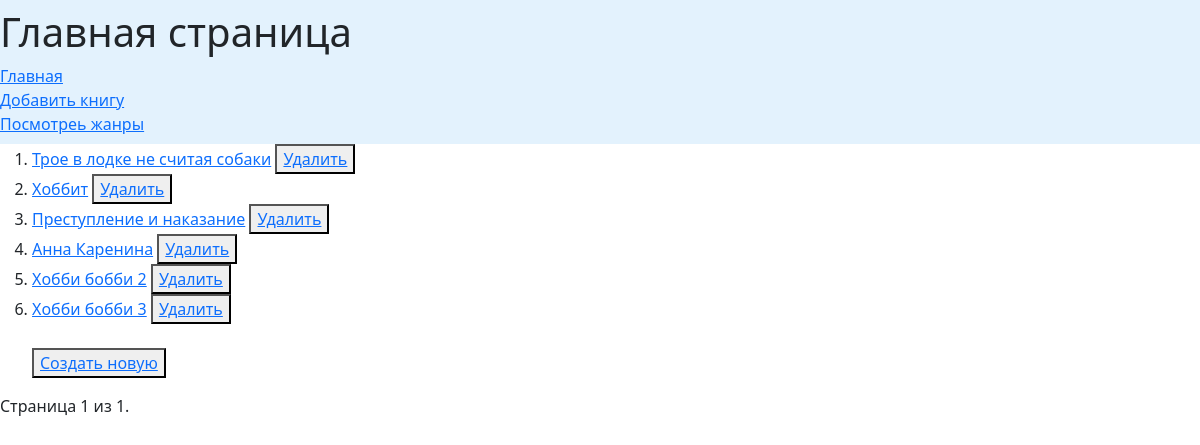
The page / on the database its author committed.
### books/models.py (models this page shows, shortened)
class Book(models.Model):
    name = models.CharField(
        'Название книги', max_length=150, default='', null=True)
    slug = models.CharField('slug', max_length=150, default="", blank=True)
    is_published = models.BooleanField('Опубликовано', default=False)
    pub_date = models.DateTimeField('Дата заполнения', default=timezone.now,
                                    blank=True)
    genre = models.ForeignKey(
        'Genre', on_delete=models.CASCADE, default='Без категории', verbose_name="Жанры")
    class Meta:
        verbose_name = 'Книга'
        verbose_name_plural = 'Книги'

### books/views.py (the view)
# urls.py: path('', ListBooks.as_view(), name='book_all'),
class ListBooks(DataMixin, ListView):
    model = Book
    template_name = "pages/book_all.html"
    paginate_by = 10
    fields = '__all__'
    context_object_name = "books"
    def get_context_data(self, *, object_list=None, **kwargs):
        context = super().get_context_data(**kwargs)
        c_def = self.get_user_context(title="Главная страница")
        return dict(list(context.items()) + list(c_def.items()))
    def get_queryset(self):
        return Book.objects.filter(is_published=True)

### books/utils.py (called while the page is built)
    def get_user_context(self, **kwargs):
        user_menu = menu.copy()
        if not self.request.user.is_authenticated:
            user_menu.pop(3)
        context = kwargs
        genre = Genre.objects.all()
        context['menu'] = user_menu
        context['genre'] = genre
        return context

### templates/pages/book_all.html (shortened to what this page needs)
{% extends 'base.html' %}
{% block content %}
        <ol>
        {% for book in books %}
            <li>
                <a href="{% url 'books:book_update' book.pk %}">{{ book.name }}</a>
                <button type="button">
                    <a href="{% url 'books:book_delete' book.pk %}">Удалить</a>
                </button>
            </li>
        {% endfor %}
        <br>
        <button type="button">
            <a href="{% url 'books:book_create'%}">Создать новую</a>
        </button>
        </ol>
        Страница {{ page_obj.number }} из {{ page_obj.paginator.num_pages }}.
{% endblock content%}

### templates/base.html (shortened to what this page needs)
{% load static %}
<!doctype html>
<html>
<head>
    <link rel="stylesheet" href="https://cdn.jsdelivr.net/npm/bootstrap@5.2.2/dist/css/bootstrap.min.css">
</head>
<body>
   {% include 'inc/navbar.html' %}
   {% block content %}{% endblock %}
    </body>
</html>

### templates/inc/navbar.html (shortened to what this page needs)
{% block mainmenu %}
<nav class="navbar navbar-light" style="background-color: #e3f2fd;">
	<div class="header">
		<h1>{{title}}</h1>
		<ul class="navbar-nav mr-auto">
			{% for item_menu in menu %}
				<li><a href="{% url item_menu.url_name %}">{{item_menu.title}}</a></li>
			{% endfor %}
		</ul>
		</div>
	</nav>
{% endblock mainmenu %}

### rows shown on the page
Book: name "Трое в лодке не считая собаки"
Book: name "Хоббит"
Book: name "Преступление и наказание"
Book: name "Анна Каренина"
Book: name "Хобби бобби 2"
Book: name "Хобби бобби 3"

### other values the page prints
{{ title }} "Главная страница"
{{ item_menu.title }} "Главная" "Добавить книгу" "Посмотреь жанры"
{{ page_obj.number }} "1"
{{ page_obj.paginator.num_pages }} "1"
